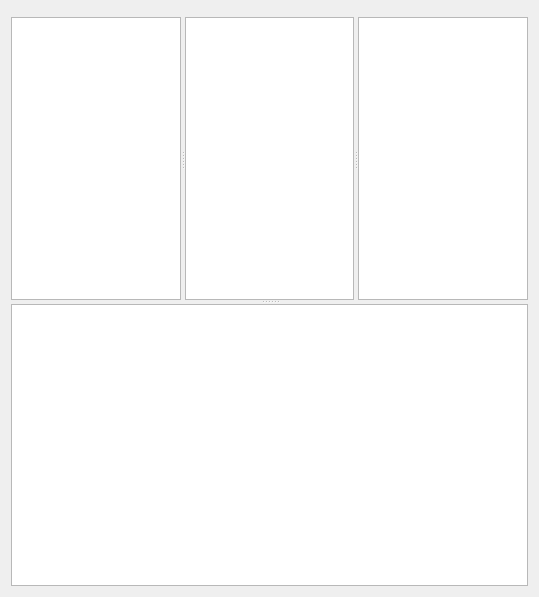
<?xml version="1.0" encoding="UTF-8"?>
<ui version="4.0">
 <class>RemoteView</class>
 <widget class="QWidget" name="RemoteView">
  <property name="geometry">
   <rect>
    <x>0</x>
    <y>0</y>
    <width>539</width>
    <height>597</height>
   </rect>
  </property>
  <property name="acceptDrops">
   <bool>true</bool>
  </property>
  <property name="windowTitle">
   <string>SFTP</string>
  </property>
  <layout class="QVBoxLayout" name="verticalLayout">
   <item>
    <widget class="DirNavBar" name="widget" native="true"/>
   </item>
   <item>
    <widget class="QSplitter" name="splitter_2">
     <property name="orientation">
      <enum>Qt::Vertical</enum>
     </property>
     <widget class="QSplitter" name="splitter">
      <property name="sizePolicy">
       <sizepolicy hsizetype="Expanding" vsizetype="Expanding">
        <horstretch>0</horstretch>
        <verstretch>0</verstretch>
       </sizepolicy>
      </property>
      <property name="orientation">
       <enum>Qt::Horizontal</enum>
      </property>
      <widget class="QTreeView" name="treeView">
       <property name="contextMenuPolicy">
        <enum>Qt::CustomContextMenu</enum>
       </property>
       <property name="acceptDrops">
        <bool>true</bool>
       </property>
       <property name="autoScroll">
        <bool>true</bool>
       </property>
       <property name="showDropIndicator" stdset="0">
        <bool>true</bool>
       </property>
       <property name="dragEnabled">
        <bool>true</bool>
       </property>
       <property name="dragDropOverwriteMode">
        <bool>true</bool>
       </property>
       <property name="dragDropMode">
        <enum>QAbstractItemView::DragDrop</enum>
       </property>
       <property name="alternatingRowColors">
        <bool>false</bool>
       </property>
       <property name="selectionMode">
        <enum>QAbstractItemView::ExtendedSelection</enum>
       </property>
      </widget>
      <widget class="RemoteViewDirTableView" name="tableView">
       <property name="contextMenuPolicy">
        <enum>Qt::CustomContextMenu</enum>
       </property>
       <property name="dragEnabled">
        <bool>true</bool>
       </property>
       <property name="dragDropMode">
        <enum>QAbstractItemView::DragDrop</enum>
       </property>
       <property name="selectionBehavior">
        <enum>QAbstractItemView::SelectRows</enum>
       </property>
       <property name="sortingEnabled">
        <bool>true</bool>
       </property>
      </widget>
      <widget class="QListView" name="listView_2"/>
     </widget>
     <widget class="QListView" name="listView">
      <property name="sizePolicy">
       <sizepolicy hsizetype="Expanding" vsizetype="Expanding">
        <horstretch>0</horstretch>
        <verstretch>0</verstretch>
       </sizepolicy>
      </property>
      <property name="contextMenuPolicy">
       <enum>Qt::CustomContextMenu</enum>
      </property>
     </widget>
    </widget>
   </item>
  </layout>
 </widget>
 <customwidgets>
  <customwidget>
   <class>RemoteViewDirTableView</class>
   <extends>QTableView</extends>
   <header location="global">remoteviewdirtableview.h</header>
  </customwidget>
  <customwidget>
   <class>DirNavBar</class>
   <extends>QWidget</extends>
   <header location="global">dirnavbar.h</header>
   <container>1</container>
  </customwidget>
 </customwidgets>
 <resources>
  <include location="nullfxp.qrc"/>
 </resources>
 <connections/>
</ui>
